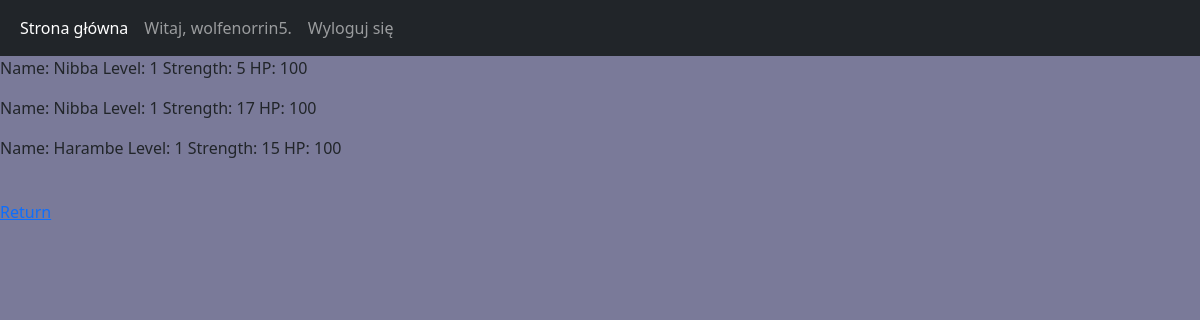
The page /pvp_gorillas (signed in) on the database its author committed.
### monkeapp/models.py (models this page shows)
class Gorilla(models.Model):
    name = models.CharField(max_length=30)
    level = models.IntegerField(default=1)
    strength = models.IntegerField(default=5)
    hp = models.IntegerField(default=100)
    skill_points = models.IntegerField(default=0)
    owner = models.ForeignKey(User, on_delete=models.CASCADE)

### monkeapp/views.py (the view)
# urls.py: path('pvp_gorillas', views.pvp_gorillas, name='pvp'),
def pvp_gorillas(request):
	all_gorillas = Gorilla.objects.all()
	context = {
		'all_gorillas': all_gorillas
	}
	return render(request, 'pvp_gorillas.html', context)

### monkeapp/templates/pvp_gorillas.html (shortened to what this page needs)
{% extends 'base.html' %}
{% block content %}
<div>
    <div>
        {% for gorilla in all_gorillas %}
        <p>Name: {{ gorilla.name }}  Level: {{ gorilla.level }}  Strength: {{ gorilla.strength }}  HP:  {{ gorilla.hp }}</p>
        {% endfor %}
        <br>
        <a href="/">
            Return
        </a>
    </div>
</div>
{% endblock %}

### monkeapp/templates/base.html (shortened to what this page needs)
<!doctype html>
<html lang="en">
  <head>
    <link href="https://cdn.jsdelivr.net/npm/bootstrap@5.1.3/dist/css/bootstrap.min.css" rel="stylesheet">
  </head>
  <body style="background-color: rgba(13, 13, 70, 0.548)">
    <nav class="navbar navbar-expand-lg navbar-dark bg-dark">
        <div class="container-fluid">
          <div class="collapse navbar-collapse" id="navbarSupportedContent">
            <ul class="navbar-nav me-auto mb-2 mb-lg-0">
              <li class="nav-item">
                <a class="nav-link active" aria-current="page" href="/">Strona główna</a>
              </li>
              {% if user.is_authenticated %}
              <li class="nav-item">
                <a class="nav-link" href="#">Witaj, {{ user.username }}.</a>
              </li>
              <li class="nav-item">
                <a class="nav-link" href="logout">Wyloguj się</a>
              </li>
              {% endif %}
            </ul>
          </div>
        </div>
      </nav>
      {% block content %}
      {% endblock %}
  </body>
</html>

### rows shown on the page
Gorilla: name "Nibba", level "1", strength "5", hp "100"
Gorilla: name "Nibba", level "1", strength "17", hp "100"
Gorilla: name "Harambe", level "1", strength "15", hp "100"

### other values the page prints
{{ user.username }} "wolfenorrin5"
